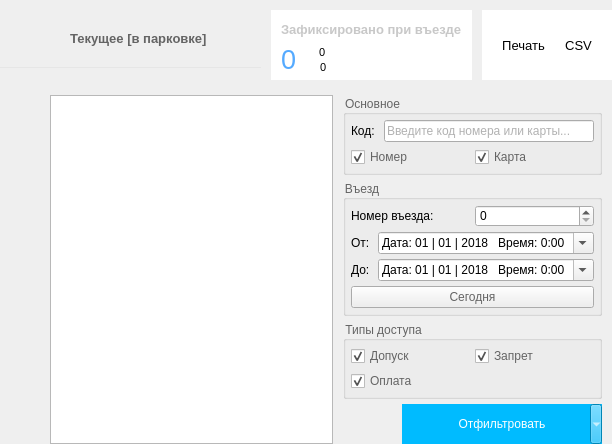
<?xml version="1.0" encoding="UTF-8"?>
<ui version="4.0">
 <class>CurrentForm</class>
 <widget class="QWidget" name="CurrentForm">
  <property name="geometry">
   <rect>
    <x>0</x>
    <y>0</y>
    <width>612</width>
    <height>424</height>
   </rect>
  </property>
  <property name="windowTitle">
   <string>Form</string>
  </property>
  <layout class="QVBoxLayout" name="verticalLayout" stretch="0,1">
   <property name="spacing">
    <number>5</number>
   </property>
   <property name="sizeConstraint">
    <enum>QLayout::SetDefaultConstraint</enum>
   </property>
   <property name="leftMargin">
    <number>0</number>
   </property>
   <property name="topMargin">
    <number>10</number>
   </property>
   <property name="rightMargin">
    <number>0</number>
   </property>
   <property name="bottomMargin">
    <number>0</number>
   </property>
   <item>
    <layout class="QHBoxLayout" name="horizontalLayout_2" stretch="1,0,0">
     <property name="spacing">
      <number>10</number>
     </property>
     <property name="leftMargin">
      <number>0</number>
     </property>
     <item>
      <layout class="QVBoxLayout" name="verticalLayout_4">
       <property name="spacing">
        <number>10</number>
       </property>
       <property name="sizeConstraint">
        <enum>QLayout::SetFixedSize</enum>
       </property>
       <property name="topMargin">
        <number>10</number>
       </property>
       <property name="rightMargin">
        <number>0</number>
       </property>
       <item>
        <layout class="QHBoxLayout" name="horizontalLayout_6" stretch="0,1">
         <property name="leftMargin">
          <number>20</number>
         </property>
         <property name="rightMargin">
          <number>10</number>
         </property>
         <item>
          <widget class="QPushButton" name="back_but">
           <property name="enabled">
            <bool>true</bool>
           </property>
           <property name="cursor">
            <cursorShape>PointingHandCursor</cursorShape>
           </property>
           <property name="text">
            <string/>
           </property>
           <property name="icon">
            <iconset resource="../clientresources.qrc">
             <normaloff>:/resources/glyphs/15.png</normaloff>:/resources/glyphs/15.png</iconset>
           </property>
           <property name="flat">
            <bool>true</bool>
           </property>
          </widget>
         </item>
         <item>
          <widget class="QLabel" name="label_5">
           <property name="font">
            <font>
             <pointsize>10</pointsize>
             <weight>75</weight>
             <bold>true</bold>
            </font>
           </property>
           <property name="styleSheet">
            <string notr="true">color: rgb(100, 100, 100);</string>
           </property>
           <property name="text">
            <string>Текущее [в парковке]</string>
           </property>
           <property name="buddy">
            <cstring>back_but</cstring>
           </property>
          </widget>
         </item>
        </layout>
       </item>
       <item>
        <widget class="Line" name="line">
         <property name="minimumSize">
          <size>
           <width>0</width>
           <height>1</height>
          </size>
         </property>
         <property name="maximumSize">
          <size>
           <width>16777215</width>
           <height>1</height>
          </size>
         </property>
         <property name="styleSheet">
          <string notr="true">background-color:rgba(230, 230, 230, 255);
</string>
         </property>
         <property name="lineWidth">
          <number>0</number>
         </property>
         <property name="orientation">
          <enum>Qt::Horizontal</enum>
         </property>
        </widget>
       </item>
       <item>
        <spacer name="verticalSpacer_2">
         <property name="orientation">
          <enum>Qt::Vertical</enum>
         </property>
         <property name="sizeType">
          <enum>QSizePolicy::Fixed</enum>
         </property>
         <property name="sizeHint" stdset="0">
          <size>
           <width>20</width>
           <height>12</height>
          </size>
         </property>
        </spacer>
       </item>
      </layout>
     </item>
     <item>
      <widget class="QFrame" name="frame_3">
       <property name="styleSheet">
        <string notr="true">background-color: rgb(255, 255, 255);</string>
       </property>
       <property name="frameShape">
        <enum>QFrame::NoFrame</enum>
       </property>
       <property name="frameShadow">
        <enum>QFrame::Raised</enum>
       </property>
       <property name="lineWidth">
        <number>0</number>
       </property>
       <layout class="QHBoxLayout" name="horizontalLayout_11">
        <property name="spacing">
         <number>25</number>
        </property>
        <property name="leftMargin">
         <number>10</number>
        </property>
        <property name="topMargin">
         <number>5</number>
        </property>
        <property name="rightMargin">
         <number>10</number>
        </property>
        <property name="bottomMargin">
         <number>5</number>
        </property>
        <item>
         <layout class="QVBoxLayout" name="verticalLayout_2">
          <property name="spacing">
           <number>0</number>
          </property>
          <item>
           <widget class="QLabel" name="info_label_2">
            <property name="font">
             <font>
              <pointsize>10</pointsize>
              <weight>75</weight>
              <bold>true</bold>
             </font>
            </property>
            <property name="styleSheet">
             <string notr="true">color: rgb(200, 200, 200);</string>
            </property>
            <property name="text">
             <string>Зафиксировано при въезде</string>
            </property>
           </widget>
          </item>
          <item>
           <layout class="QHBoxLayout" name="horizontalLayout">
            <property name="spacing">
             <number>10</number>
            </property>
            <property name="bottomMargin">
             <number>0</number>
            </property>
            <item>
             <widget class="QLabel" name="total_label">
              <property name="font">
               <font>
                <pointsize>20</pointsize>
                <weight>50</weight>
                <bold>false</bold>
               </font>
              </property>
              <property name="styleSheet">
               <string notr="true">color: rgb(85, 170, 255);</string>
              </property>
              <property name="text">
               <string>0</string>
              </property>
             </widget>
            </item>
            <item>
             <layout class="QVBoxLayout" name="verticalLayout_3">
              <property name="spacing">
               <number>0</number>
              </property>
              <property name="rightMargin">
               <number>0</number>
              </property>
              <item>
               <layout class="QHBoxLayout" name="horizontalLayout_4" stretch="0,1">
                <property name="spacing">
                 <number>5</number>
                </property>
                <property name="bottomMargin">
                 <number>0</number>
                </property>
                <item>
                 <widget class="QLabel" name="info_label_7">
                  <property name="pixmap">
                   <pixmap resource="../clientresources.qrc">:/resources/glyphs/65.png</pixmap>
                  </property>
                 </widget>
                </item>
                <item>
                 <widget class="QLabel" name="cards_label">
                  <property name="font">
                   <font>
                    <pointsize>8</pointsize>
                    <weight>50</weight>
                    <bold>false</bold>
                   </font>
                  </property>
                  <property name="text">
                   <string>0</string>
                  </property>
                 </widget>
                </item>
               </layout>
              </item>
              <item>
               <layout class="QHBoxLayout" name="horizontalLayout_3" stretch="0,1">
                <property name="spacing">
                 <number>5</number>
                </property>
                <property name="bottomMargin">
                 <number>0</number>
                </property>
                <item>
                 <widget class="QLabel" name="info_label_6">
                  <property name="font">
                   <font>
                    <pointsize>10</pointsize>
                    <weight>75</weight>
                    <bold>true</bold>
                   </font>
                  </property>
                  <property name="pixmap">
                   <pixmap resource="../clientresources.qrc">:/resources/glyphs/58.png</pixmap>
                  </property>
                 </widget>
                </item>
                <item>
                 <widget class="QLabel" name="numbers_label">
                  <property name="font">
                   <font>
                    <pointsize>8</pointsize>
                    <weight>50</weight>
                    <bold>false</bold>
                   </font>
                  </property>
                  <property name="text">
                   <string>0</string>
                  </property>
                 </widget>
                </item>
               </layout>
              </item>
             </layout>
            </item>
           </layout>
          </item>
         </layout>
        </item>
       </layout>
      </widget>
     </item>
     <item>
      <widget class="QFrame" name="frame_4">
       <property name="styleSheet">
        <string notr="true">background-color: rgb(255, 255, 255);</string>
       </property>
       <property name="frameShape">
        <enum>QFrame::NoFrame</enum>
       </property>
       <property name="frameShadow">
        <enum>QFrame::Raised</enum>
       </property>
       <property name="lineWidth">
        <number>0</number>
       </property>
       <layout class="QHBoxLayout" name="horizontalLayout_25">
        <property name="spacing">
         <number>20</number>
        </property>
        <property name="leftMargin">
         <number>20</number>
        </property>
        <property name="topMargin">
         <number>0</number>
        </property>
        <property name="rightMargin">
         <number>20</number>
        </property>
        <property name="bottomMargin">
         <number>0</number>
        </property>
        <item>
         <widget class="QPushButton" name="print_but">
          <property name="minimumSize">
           <size>
            <width>0</width>
            <height>70</height>
           </size>
          </property>
          <property name="font">
           <font>
            <pointsize>10</pointsize>
           </font>
          </property>
          <property name="cursor">
           <cursorShape>PointingHandCursor</cursorShape>
          </property>
          <property name="styleSheet">
           <string notr="true">QPushButton{
    border: none; /* no border for a flat push button */
}

QPushButton:hover{
	text-decoration: underline;
}</string>
          </property>
          <property name="text">
           <string>Печать</string>
          </property>
          <property name="icon">
           <iconset resource="../clientresources.qrc">
            <normaloff>:/resources/glyphs/icon_print.png</normaloff>:/resources/glyphs/icon_print.png</iconset>
          </property>
         </widget>
        </item>
        <item>
         <widget class="QPushButton" name="csv_but">
          <property name="minimumSize">
           <size>
            <width>0</width>
            <height>70</height>
           </size>
          </property>
          <property name="font">
           <font>
            <pointsize>10</pointsize>
           </font>
          </property>
          <property name="cursor">
           <cursorShape>PointingHandCursor</cursorShape>
          </property>
          <property name="styleSheet">
           <string notr="true">QPushButton{
    border: none; /* no border for a flat push button */
}

QPushButton:hover{
	text-decoration: underline;
}</string>
          </property>
          <property name="text">
           <string>CSV</string>
          </property>
          <property name="icon">
           <iconset resource="../clientresources.qrc">
            <normaloff>:/resources/glyphs/60.png</normaloff>:/resources/glyphs/60.png</iconset>
          </property>
         </widget>
        </item>
       </layout>
      </widget>
     </item>
    </layout>
   </item>
   <item>
    <layout class="QHBoxLayout" name="horizontalLayout_5" stretch="0,1,0">
     <property name="spacing">
      <number>10</number>
     </property>
     <property name="leftMargin">
      <number>20</number>
     </property>
     <property name="topMargin">
      <number>10</number>
     </property>
     <property name="rightMargin">
      <number>10</number>
     </property>
     <item>
      <layout class="QVBoxLayout" name="verticalLayout_6">
       <property name="spacing">
        <number>5</number>
       </property>
       <property name="topMargin">
        <number>0</number>
       </property>
       <property name="rightMargin">
        <number>0</number>
       </property>
       <item>
        <widget class="QLabel" name="label_8">
         <property name="font">
          <font>
           <pointsize>12</pointsize>
           <weight>75</weight>
           <bold>true</bold>
          </font>
         </property>
         <property name="pixmap">
          <pixmap resource="../clientresources.qrc">:/resources/glyphs/58.png</pixmap>
         </property>
         <property name="alignment">
          <set>Qt::AlignLeading|Qt::AlignLeft|Qt::AlignTop</set>
         </property>
         <property name="buddy">
          <cstring>tableView</cstring>
         </property>
        </widget>
       </item>
       <item>
        <spacer name="verticalSpacer_4">
         <property name="orientation">
          <enum>Qt::Vertical</enum>
         </property>
         <property name="sizeHint" stdset="0">
          <size>
           <width>20</width>
           <height>40</height>
          </size>
         </property>
        </spacer>
       </item>
      </layout>
     </item>
     <item>
      <layout class="QVBoxLayout" name="verticalLayout_10">
       <property name="spacing">
        <number>5</number>
       </property>
       <property name="topMargin">
        <number>0</number>
       </property>
       <property name="rightMargin">
        <number>0</number>
       </property>
       <item>
        <widget class="QTableView" name="tableView">
         <property name="editTriggers">
          <set>QAbstractItemView::DoubleClicked</set>
         </property>
         <property name="showDropIndicator" stdset="0">
          <bool>false</bool>
         </property>
         <property name="dragDropOverwriteMode">
          <bool>false</bool>
         </property>
         <property name="alternatingRowColors">
          <bool>true</bool>
         </property>
         <property name="selectionMode">
          <enum>QAbstractItemView::SingleSelection</enum>
         </property>
         <property name="selectionBehavior">
          <enum>QAbstractItemView::SelectRows</enum>
         </property>
         <property name="sortingEnabled">
          <bool>true</bool>
         </property>
         <attribute name="horizontalHeaderShowSortIndicator" stdset="0">
          <bool>true</bool>
         </attribute>
         <attribute name="horizontalHeaderStretchLastSection">
          <bool>true</bool>
         </attribute>
         <attribute name="verticalHeaderVisible">
          <bool>false</bool>
         </attribute>
         <attribute name="verticalHeaderHighlightSections">
          <bool>false</bool>
         </attribute>
        </widget>
       </item>
      </layout>
     </item>
     <item>
      <layout class="QVBoxLayout" name="verticalLayout_12">
       <property name="spacing">
        <number>5</number>
       </property>
       <property name="topMargin">
        <number>0</number>
       </property>
       <property name="rightMargin">
        <number>0</number>
       </property>
       <item>
        <widget class="QGroupBox" name="exit_group_3">
         <property name="styleSheet">
          <string notr="true">color: rgb(100, 100, 100);</string>
         </property>
         <property name="title">
          <string>Основное</string>
         </property>
         <layout class="QVBoxLayout" name="verticalLayout_11">
          <property name="spacing">
           <number>5</number>
          </property>
          <property name="leftMargin">
           <number>5</number>
          </property>
          <property name="topMargin">
           <number>5</number>
          </property>
          <property name="rightMargin">
           <number>5</number>
          </property>
          <property name="bottomMargin">
           <number>5</number>
          </property>
          <item>
           <layout class="QHBoxLayout" name="horizontalLayout_18">
            <item>
             <widget class="QLabel" name="label_9">
              <property name="styleSheet">
               <string notr="true">color: rgb(0, 0, 0);</string>
              </property>
              <property name="text">
               <string>Код: </string>
              </property>
              <property name="buddy">
               <cstring>code_lineEdit</cstring>
              </property>
             </widget>
            </item>
            <item>
             <widget class="QLineEdit" name="code_lineEdit">
              <property name="placeholderText">
               <string>Введите код номера или карты...</string>
              </property>
              <property name="clearButtonEnabled">
               <bool>true</bool>
              </property>
             </widget>
            </item>
           </layout>
          </item>
          <item>
           <layout class="QHBoxLayout" name="horizontalLayout_26">
            <item>
             <widget class="QCheckBox" name="code_plate_type_check">
              <property name="text">
               <string>Номер</string>
              </property>
              <property name="checked">
               <bool>true</bool>
              </property>
             </widget>
            </item>
            <item>
             <widget class="QCheckBox" name="code_card_type_check">
              <property name="text">
               <string>Карта</string>
              </property>
              <property name="checked">
               <bool>true</bool>
              </property>
             </widget>
            </item>
           </layout>
          </item>
         </layout>
        </widget>
       </item>
       <item>
        <widget class="QGroupBox" name="exit_group">
         <property name="styleSheet">
          <string notr="true">color: rgb(100, 100, 100);</string>
         </property>
         <property name="title">
          <string>Въезд</string>
         </property>
         <layout class="QVBoxLayout" name="verticalLayout_8">
          <property name="spacing">
           <number>5</number>
          </property>
          <property name="leftMargin">
           <number>5</number>
          </property>
          <property name="topMargin">
           <number>5</number>
          </property>
          <property name="rightMargin">
           <number>5</number>
          </property>
          <property name="bottomMargin">
           <number>5</number>
          </property>
          <item>
           <layout class="QHBoxLayout" name="horizontalLayout_15">
            <item>
             <widget class="QLabel" name="label_3">
              <property name="styleSheet">
               <string notr="true">color: rgb(0, 0, 0);</string>
              </property>
              <property name="text">
               <string>Номер въезда:</string>
              </property>
              <property name="buddy">
               <cstring>in_number_spin</cstring>
              </property>
             </widget>
            </item>
            <item>
             <widget class="QSpinBox" name="in_number_spin">
              <property name="styleSheet">
               <string notr="true">color: rgb(0, 0, 0);</string>
              </property>
              <property name="maximum">
               <number>100</number>
              </property>
             </widget>
            </item>
           </layout>
          </item>
          <item>
           <layout class="QHBoxLayout" name="horizontalLayout_13" stretch="0,1">
            <item>
             <widget class="QLabel" name="label_11">
              <property name="styleSheet">
               <string notr="true">color: rgb(0, 0, 0);</string>
              </property>
              <property name="text">
               <string>От: </string>
              </property>
              <property name="buddy">
               <cstring>in_from_dateTime</cstring>
              </property>
             </widget>
            </item>
            <item>
             <widget class="QDateTimeEdit" name="in_from_dateTime">
              <property name="sizePolicy">
               <sizepolicy hsizetype="Expanding" vsizetype="Fixed">
                <horstretch>0</horstretch>
                <verstretch>0</verstretch>
               </sizepolicy>
              </property>
              <property name="styleSheet">
               <string notr="true">color: rgb(0, 0, 0);</string>
              </property>
              <property name="dateTime">
               <datetime>
                <hour>0</hour>
                <minute>0</minute>
                <second>0</second>
                <year>2018</year>
                <month>1</month>
                <day>1</day>
               </datetime>
              </property>
              <property name="date">
               <date>
                <year>2018</year>
                <month>1</month>
                <day>1</day>
               </date>
              </property>
              <property name="minimumDateTime">
               <datetime>
                <hour>0</hour>
                <minute>0</minute>
                <second>0</second>
                <year>1818</year>
                <month>1</month>
                <day>1</day>
               </datetime>
              </property>
              <property name="currentSection">
               <enum>QDateTimeEdit::NoSection</enum>
              </property>
              <property name="displayFormat">
               <string>Дата: dd | MM | yyyy   Время: H:mm</string>
              </property>
              <property name="calendarPopup">
               <bool>true</bool>
              </property>
             </widget>
            </item>
           </layout>
          </item>
          <item>
           <layout class="QHBoxLayout" name="horizontalLayout_14" stretch="0,1">
            <item>
             <widget class="QLabel" name="label_13">
              <property name="styleSheet">
               <string notr="true">color: rgb(0, 0, 0);</string>
              </property>
              <property name="text">
               <string>До: </string>
              </property>
              <property name="buddy">
               <cstring>in_to_dateTime</cstring>
              </property>
             </widget>
            </item>
            <item>
             <widget class="QDateTimeEdit" name="in_to_dateTime">
              <property name="sizePolicy">
               <sizepolicy hsizetype="Expanding" vsizetype="Fixed">
                <horstretch>0</horstretch>
                <verstretch>0</verstretch>
               </sizepolicy>
              </property>
              <property name="styleSheet">
               <string notr="true">color: rgb(0, 0, 0);</string>
              </property>
              <property name="dateTime">
               <datetime>
                <hour>0</hour>
                <minute>0</minute>
                <second>0</second>
                <year>2018</year>
                <month>1</month>
                <day>1</day>
               </datetime>
              </property>
              <property name="date">
               <date>
                <year>2018</year>
                <month>1</month>
                <day>1</day>
               </date>
              </property>
              <property name="minimumDateTime">
               <datetime>
                <hour>0</hour>
                <minute>0</minute>
                <second>0</second>
                <year>1818</year>
                <month>1</month>
                <day>1</day>
               </datetime>
              </property>
              <property name="currentSection">
               <enum>QDateTimeEdit::NoSection</enum>
              </property>
              <property name="displayFormat">
               <string>Дата: dd | MM | yyyy   Время: H:mm</string>
              </property>
              <property name="calendarPopup">
               <bool>true</bool>
              </property>
             </widget>
            </item>
           </layout>
          </item>
          <item>
           <widget class="QPushButton" name="in_today_but">
            <property name="text">
             <string>Сегодня</string>
            </property>
           </widget>
          </item>
         </layout>
        </widget>
       </item>
       <item>
        <widget class="QGroupBox" name="exit_group_4">
         <property name="styleSheet">
          <string notr="true">color: rgb(100, 100, 100);</string>
         </property>
         <property name="title">
          <string>Типы доступа</string>
         </property>
         <layout class="QVBoxLayout" name="verticalLayout_13">
          <property name="spacing">
           <number>5</number>
          </property>
          <property name="leftMargin">
           <number>5</number>
          </property>
          <property name="topMargin">
           <number>5</number>
          </property>
          <property name="rightMargin">
           <number>5</number>
          </property>
          <property name="bottomMargin">
           <number>5</number>
          </property>
          <item>
           <layout class="QHBoxLayout" name="horizontalLayout_20">
            <item>
             <widget class="QCheckBox" name="allowed_check">
              <property name="text">
               <string>Допуск</string>
              </property>
              <property name="checked">
               <bool>true</bool>
              </property>
             </widget>
            </item>
            <item>
             <widget class="QCheckBox" name="denied_check">
              <property name="text">
               <string>Запрет</string>
              </property>
              <property name="checked">
               <bool>true</bool>
              </property>
             </widget>
            </item>
           </layout>
          </item>
          <item>
           <layout class="QHBoxLayout" name="horizontalLayout_21" stretch="0">
            <item>
             <widget class="QCheckBox" name="charged_check">
              <property name="text">
               <string>Оплата</string>
              </property>
              <property name="checked">
               <bool>true</bool>
              </property>
             </widget>
            </item>
           </layout>
          </item>
         </layout>
        </widget>
       </item>
       <item>
        <spacer name="verticalSpacer">
         <property name="orientation">
          <enum>Qt::Vertical</enum>
         </property>
         <property name="sizeHint" stdset="0">
          <size>
           <width>20</width>
           <height>40</height>
          </size>
         </property>
        </spacer>
       </item>
       <item>
        <layout class="QHBoxLayout" name="horizontalLayout_22">
         <property name="spacing">
          <number>10</number>
         </property>
         <property name="bottomMargin">
          <number>0</number>
         </property>
         <item>
          <widget class="QPushButton" name="clean_but">
           <property name="enabled">
            <bool>true</bool>
           </property>
           <property name="minimumSize">
            <size>
             <width>40</width>
             <height>40</height>
            </size>
           </property>
           <property name="font">
            <font>
             <pointsize>10</pointsize>
            </font>
           </property>
           <property name="cursor">
            <cursorShape>PointingHandCursor</cursorShape>
           </property>
           <property name="styleSheet">
            <string notr="true">QPushButton{
    border: none; /* no border for a flat push button */
}

QPushButton:hover{
	text-decoration: underline;
}</string>
           </property>
           <property name="text">
            <string/>
           </property>
           <property name="icon">
            <iconset resource="../clientresources.qrc">
             <normaloff>:/resources/glyphs/51.png</normaloff>:/resources/glyphs/51.png</iconset>
           </property>
          </widget>
         </item>
         <item>
          <widget class="QToolButton" name="filter_but">
           <property name="minimumSize">
            <size>
             <width>200</width>
             <height>40</height>
            </size>
           </property>
           <property name="styleSheet">
            <string notr="true">QAbstractButton{
color: rgb(255, 255, 255);
border:none;
background-color: rgb(100, 100, 100);
}
QAbstractButton:enabled:hover{

	background-color: rgb(0, 187, 255,50%);

}
QAbstractButton:enabled{
	background-color: rgb(0, 187, 255);
}</string>
           </property>
           <property name="text">
            <string>Отфильтровать</string>
           </property>
           <property name="popupMode">
            <enum>QToolButton::MenuButtonPopup</enum>
           </property>
           <property name="toolButtonStyle">
            <enum>Qt::ToolButtonTextBesideIcon</enum>
           </property>
          </widget>
         </item>
        </layout>
       </item>
      </layout>
     </item>
    </layout>
   </item>
  </layout>
  <action name="actionFilter_today">
   <property name="text">
    <string>Отфильтровать на сегодня</string>
   </property>
  </action>
 </widget>
 <resources>
  <include location="../clientresources.qrc"/>
 </resources>
 <connections/>
</ui>
